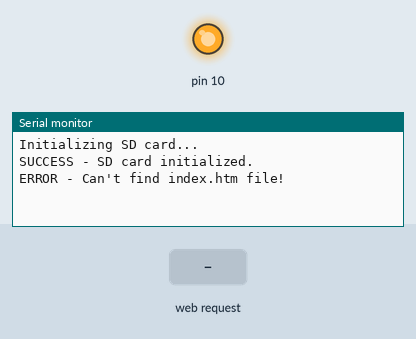
Bench run of a sketch on a simulated Arduino Uno, built with avr-gcc and run on an emulated ATmega328P. Shown: output pins drawn as LEDs (lit = HIGH), the last lines printed to the serial monitor. The test bench sets the inputs (shaded band). Storage starts empty.

Above: at 1.2 s.
1.3 s: HTTP request GET /index.htm received
At 2.2 s:
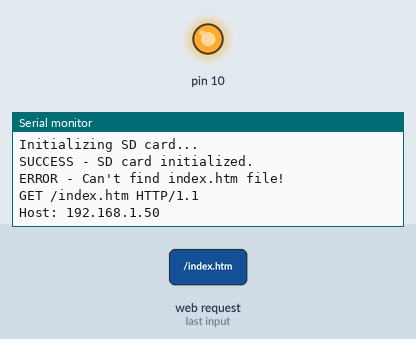
2.8 s: HTTP request GET /page2.htm received
At 3.3 s:
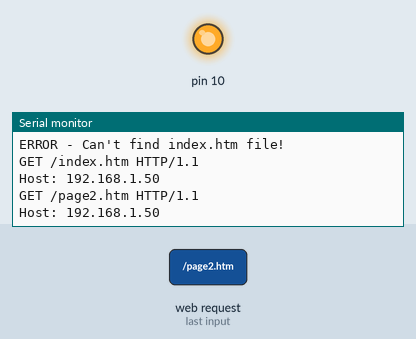

The sketch:

Code.ino
```cpp
#include <SPI.h>
#include <Ethernet.h>
#include <SD.h>
#include <Adafruit_Sensor.h>
#include <DHT.h>
#include <DHT_U.h>

//Größe des Speichers für den HTTP-Request
#define Puffer_Anfrage   20
#define DHTPIN 4
#define DHTTYPE DHT11
DHT dht(DHTPIN, DHTTYPE);

byte mac[] = { 0xDE, 0xAD, 0xBE, 0xEF, 0xFE, 0xED };
IPAddress ip(192,168,178,182);
EthernetServer server(80);
File browser;
char HTTP_Anfrage[Puffer_Anfrage] = {0};  // HTTP Anfrage initialisiert als Character-Array, welcher mit einer 0 aufhört
char Anfrage_index = 0;
boolean ZeileLeer;

void setup()
{
    // Ethernet - Shield deaktivieren
    pinMode(10, OUTPUT);
    digitalWrite(10, HIGH);

    Serial.begin(9600);

    // SD-Karte initialisieren
    Serial.println("Initializing SD card...");
    if (!SD.begin(4)) {
        Serial.println("ERROR - SD card initialization failed!");
        return;
    }
    Serial.println("SUCCESS - SD card initialized.");
    if (!SD.exists("index.htm")) {
      Serial.println("ERROR - Can't find index.htm file!");
      return;
    }
    if (!SD.exists("datalog.txt")) {
      Serial.println("ERROR - Can't find DATALOG.htm file!");
      return;
    }
    if (!SD.exists("page2.htm")) {
      Serial.println("ERROR - Can't find page2.htm file!");
      return;
    }
    if (!SD.exists("page3.htm")) {
      Serial.println("ERROR - Can't find page3.htm file!");
      return;
    }
    Serial.println("SUCCESS - All necessary files were found");

    Ethernet.begin(mac, ip);
    server.begin();
}

void loop(){
    EthernetClient client = server.available();
    if (client) {
        ZeileLeer = true;
        while (client.connected()) {
            if (client.available()) {
                char ch = client.read();
                if (Anfrage_index < (Puffer_Anfrage - 1)) {   //Anfrage index und Puffer-Anfrage auf diesselbe Länge setzen
                    HTTP_Anfrage[Anfrage_index] = ch;          // HTTP-Anfrage speichern
                    Anfrage_index++;                          // Index um 1 erweitern
                }
                Serial.print(ch);    // HTTP_request auf seriellem Monitor ausgeben
                // letzte Zeile ist immer leer und endet mit "\n"
                // nur auf Browser antworten, wenn wirklich der ganze Request übertragen wurde (letzte Zeile leer, "\n")
                if (ch == '\n' && ZeileLeer) {
                    // Standardantwort an Browser senden
                    client.println("HTTP/1.1 200 OK");
                    client.println("Content-Type: text/html");
                    client.println("Connnection: close");
                    client.println();
                    // Gewünschte Seite wird geöfnnet
                    if (StringIncludes(HTTP_Anfrage, "GET / ") || StringIncludes(HTTP_Anfrage, "GET /index.htm")) {
                        browser = SD.open("index.htm");        // index.htm von SD-Karte öffnen
                    } else if (StringIncludes(HTTP_Anfrage, "GET /page2.htm")) {
                        client.println("Bodenfeuchtigkeit: ") ;
                        client.print(analogRead(A0));
                        client.println("        Licht: ");
                        client.print(analogRead(A1));
                    } else if (StringIncludes(HTTP_Anfrage, "GET /page3.htm")) {
                        browser = SD.open("datalog.txt");
                    }
                    if (browser) {
                        while(browser.available()) {
                            client.write(browser.read());
                        }
                        browser.close();
                    }
                    // wenn geschlossen, alle Anfragen wieder auf 0 setzen
                    Anfrage_index = 0;
                    StringLeeren(HTTP_Anfrage, Puffer_Anfrage);
                    break;
                }
                if (ch == '\n') {
                    ZeileLeer = true;
                } else if (ch != '\r') {
                    ZeileLeer = false;
                }
            }
        }
        delay(1);      // Webbrowser braucht kurz, um Daten zu empfangen
        client.stop(); // Verbindung zu Browser unterbrechen
    }
}

// überprüft, ob String (der angibt, welche Seite man öffnen möchte) im HTTP-Request enthalten ist -> wenn ja, kann jeweilige Seite geöffnet werden
char StringIncludes(char *string, char *zuFinden){
    char gefunden = 0;
    char index = 0;
    if (strlen(zuFinden) > strlen(string)) {
        return 0;
    }
    while (index < strlen(string)) {
        if (string[index] == zuFinden[gefunden]) {
            gefunden++;
            if (strlen(zuFinden) == gefunden) {
                return 1;
            }
        } else {
            gefunden = 0;
        }
        index++;
    }

    return 0;
}

// Funktion, um HTTP-Anfrage zu leeren
void StringLeeren(char *string, char length){
    for (int i = 0; i < length; i++) {
        string[i] = 0;
    }
}
```

Measured:
- after the input at 1.3 s, the serial monitor: prints a new line at once (image 1)
- after the input at 2.8 s, the serial monitor: prints a new line at once (image 2)
